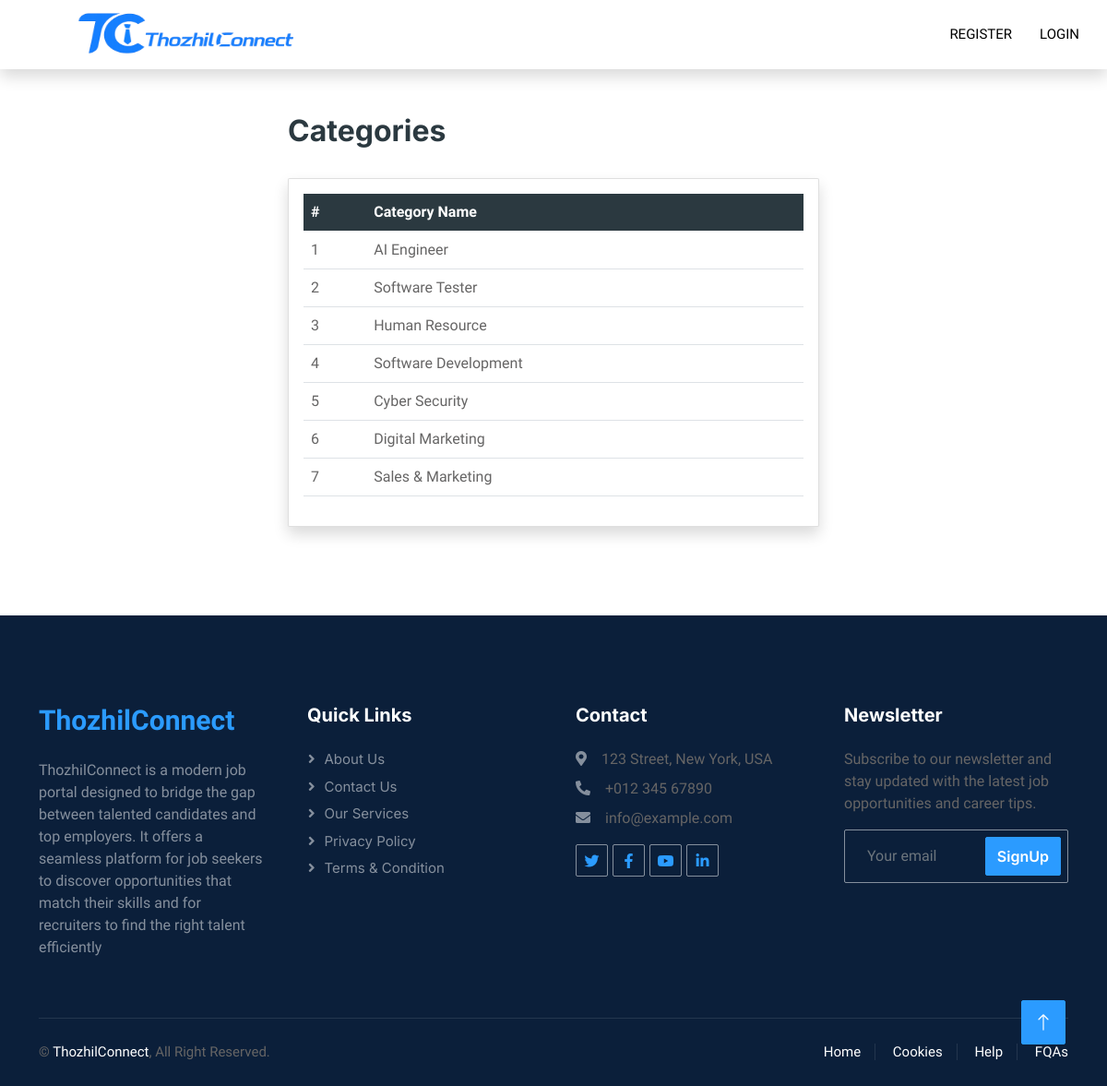
Page /jobs/categorylist on the committed database.
### jobs/models.py (models this page shows, shortened)
class Category(models.Model):
    category_name = models.CharField(max_length=100)
    icon = icon = models.CharField(max_length=100,default="fa-solid fa-briefcase")

### jobs/views.py (the view)
# urls.py: path('categorylist',views.Categorylist.as_view(),name="categorylist")
class Categorylist(View):
    def get(self,request):
        categories = Category.objects.all()
        context = {"categories":categories}
        return render(request,'categorylist.html',context)

### templates/categorylist.html (shortened to what this page needs)
{% extends 'base.html' %}
{% block content %}
<div class="container py-5 w-50">
    <div class="d-flex justify-content-between align-items-center mb-4">
        <h2>Categories</h2>
    </div>
    <div class="card shadow">
        <div class="card-body">
            <table class="table table-hover">
                <thead class="table-dark">
                    <tr>
                        <th>#</th>
                        <th>Category Name</th>
                    </tr>
                </thead>
                <tbody>
                {% for category in categories %}
                    <tr>
                        <td>
                            {{ forloop.counter }}
                        </td>
                        <td>
                            {{ category.category_name }}
                        </td>
                    </tr>
                {% endfor %}
                </tbody>
            </table>
        </div>
    </div>
</div>
{% endblock %}

### static/css/style.css (style rules this page uses)
:root { --primary: #2B9BFF; --secondary: #2B9BFF; --light: #EFFDF5; --dark: black; }
body { background-color: white; }

### rows in the picture
Category: category_name "AI Engineer"
Category: category_name "Software Tester"
Category: category_name "Human Resource"
Category: category_name "Software Development"
Category: category_name "Cyber Security"
Category: category_name "Digital Marketing"
Category: category_name "Sales & Marketing"
